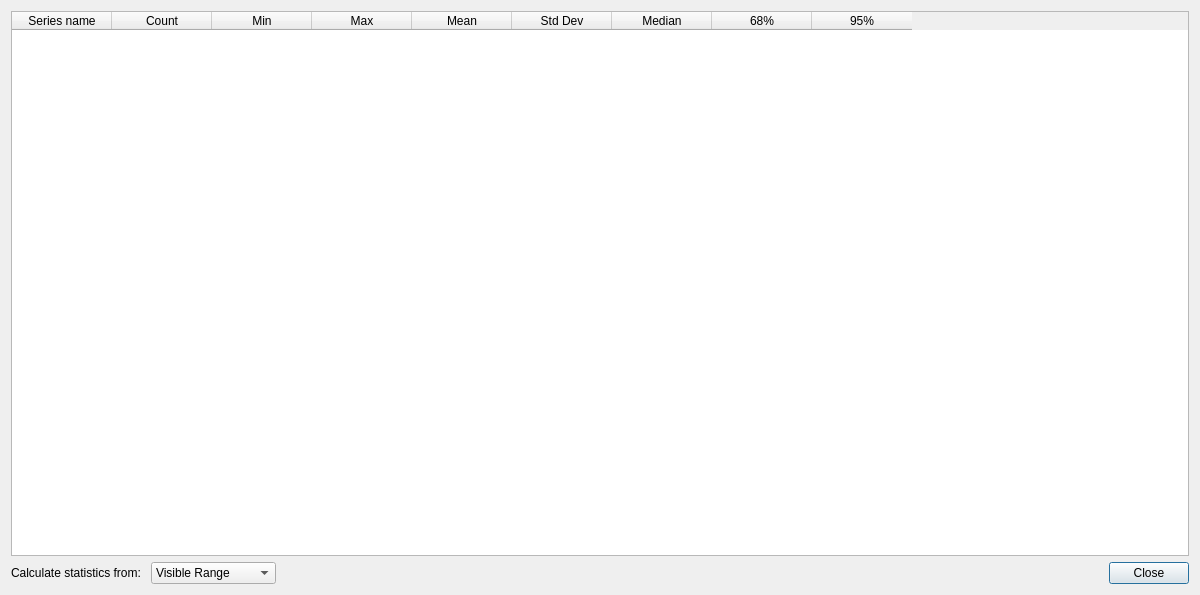
<?xml version="1.0" encoding="UTF-8"?>
<ui version="4.0">
 <class>statistics_dialog</class>
 <widget class="QDialog" name="statistics_dialog">
  <property name="geometry">
   <rect>
    <x>0</x>
    <y>0</y>
    <width>1200</width>
    <height>595</height>
   </rect>
  </property>
  <property name="windowTitle">
   <string>Statistics</string>
  </property>
  <layout class="QVBoxLayout" name="verticalLayout">
   <item>
    <widget class="QTableWidget" name="tableWidget">
     <property name="selectionMode">
      <enum>QAbstractItemView::SelectionMode::NoSelection</enum>
     </property>
     <property name="sortingEnabled">
      <bool>false</bool>
     </property>
     <attribute name="verticalHeaderVisible">
      <bool>false</bool>
     </attribute>
     <column>
      <property name="text">
       <string>Series name</string>
      </property>
     </column>
     <column>
      <property name="text">
       <string>Count</string>
      </property>
     </column>
     <column>
      <property name="text">
       <string>Min</string>
      </property>
     </column>
     <column>
      <property name="text">
       <string>Max</string>
      </property>
     </column>
     <column>
      <property name="text">
       <string>Mean</string>
      </property>
     </column>
	<column>
      <property name="text">
       <string>Std Dev</string>
      </property>
     </column>
     <column>
      <property name="text">
       <string>Median</string>
      </property>
     </column>
     <column>
      <property name="text">
       <string>68%</string>
      </property>
     </column>
     <column>
      <property name="text">
       <string>95%</string>
      </property>
     </column>
    </widget>
   </item>
   <item>
    <layout class="QHBoxLayout" name="horizontalLayout">
     <item>
      <widget class="QLabel" name="label">
       <property name="font">
        <font>
         <family>Segoe UI</family>
         <pointsize>9</pointsize>
        </font>
       </property>
       <property name="text">
        <string>Calculate statistics from: </string>
       </property>
      </widget>
     </item>
     <item>
      <widget class="QComboBox" name="rangeComboBox">
       <property name="sizePolicy">
        <sizepolicy hsizetype="Fixed" vsizetype="Fixed">
         <horstretch>0</horstretch>
         <verstretch>0</verstretch>
        </sizepolicy>
       </property>
       <property name="minimumSize">
        <size>
         <width>125</width>
         <height>0</height>
        </size>
       </property>
       <property name="font">
        <font>
         <family>Segoe UI</family>
         <pointsize>9</pointsize>
        </font>
       </property>
       <item>
        <property name="text">
         <string>Visible Range</string>
        </property>
       </item>
       <item>
        <property name="text">
         <string>Full Range</string>
        </property>
       </item>
      </widget>
     </item>
     <item>
      <spacer name="horizontalSpacer">
       <property name="orientation">
        <enum>Qt::Horizontal</enum>
       </property>
       <property name="sizeHint" stdset="0">
        <size>
         <width>40</width>
         <height>20</height>
        </size>
       </property>
      </spacer>
     </item>
     <item>
      <widget class="QDialogButtonBox" name="buttonBox">
       <property name="font">
        <font>
         <family>Segoe UI</family>
         <pointsize>9</pointsize>
        </font>
       </property>
       <property name="orientation">
        <enum>Qt::Orientation::Horizontal</enum>
       </property>
       <property name="standardButtons">
        <set>QDialogButtonBox::StandardButton::Close</set>
       </property>
      </widget>
     </item>
    </layout>
   </item>
  </layout>
 </widget>
 <resources/>
 <connections>
  <connection>
   <sender>buttonBox</sender>
   <signal>accepted()</signal>
   <receiver>statistics_dialog</receiver>
   <slot>accept()</slot>
   <hints>
    <hint type="sourcelabel">
     <x>248</x>
     <y>254</y>
    </hint>
    <hint type="destinationlabel">
     <x>157</x>
     <y>274</y>
    </hint>
   </hints>
  </connection>
  <connection>
   <sender>buttonBox</sender>
   <signal>rejected()</signal>
   <receiver>statistics_dialog</receiver>
   <slot>reject()</slot>
   <hints>
    <hint type="sourcelabel">
     <x>316</x>
     <y>260</y>
    </hint>
    <hint type="destinationlabel">
     <x>286</x>
     <y>274</y>
    </hint>
   </hints>
  </connection>
 </connections>
</ui>
